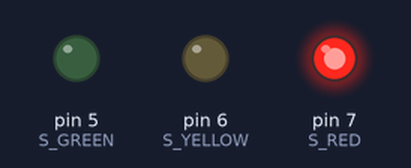
A sketch run on a simulated Arduino Uno, built with avr-gcc and run on an emulated ATmega328P. Shown: output pins drawn as LEDs (lit = HIGH).

Above: at 0.5 s.
At 2.2 s:
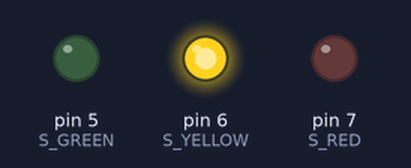
At 4.0 s:
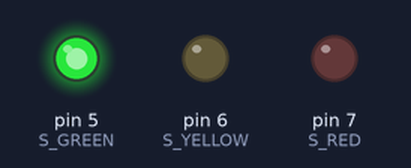
Timing chart, 0 to 5.8 s (numbered marks = the images above):
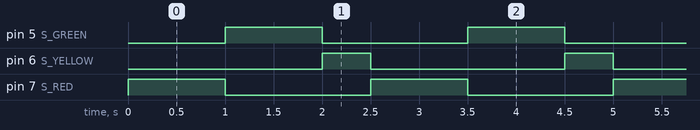

Measured:
- by itself, pin 5 (S_GREEN), pin 7 (S_RED): alternates HIGH for 1.0 s and LOW for 1.5 s
- by itself, pin 6 (S_YELLOW): alternates HIGH for 0.50 s and LOW for 2.0 s
- by itself, everything shown: repeats every 2.5 s, in 4 steps

The sketch:

ej2.ino
```cpp
#define S_RED 7
#define S_YELLOW 6
#define S_GREEN 5

#define S_DELAY 1000
#define S_AMBAR_DELAY 500

void setup()
{
  pinMode(S_RED, OUTPUT);
  pinMode(S_YELLOW, OUTPUT);
  pinMode(S_GREEN, OUTPUT);
}

void loop()
{
	digitalWrite(S_RED, HIGH);
	delay(S_DELAY);
	digitalWrite(S_RED, LOW);
	digitalWrite(S_GREEN, HIGH);
	delay(S_DELAY);
	digitalWrite(S_GREEN, LOW);
	digitalWrite(S_YELLOW, HIGH);
	delay(S_AMBAR_DELAY);
	digitalWrite(S_YELLOW, LOW);
}
```
